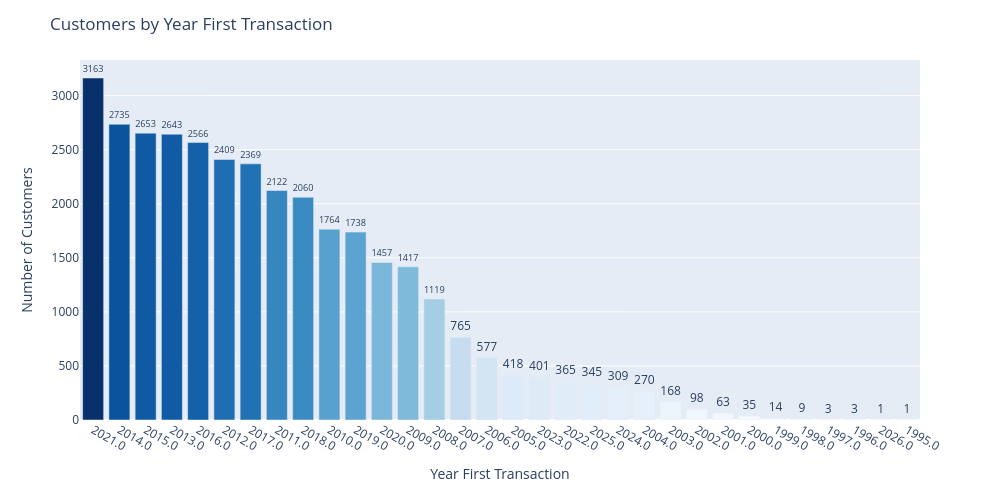

Here is the notebook cell this chart was saved with:
### Code cell
plot_category_counts(customer_info, 'year_first_transaction')

### Figure 1 — Plotly figure (JSON) as saved in the notebook; plotly's stock layout.template omitted (floating-point values rounded to 4 significant figures)
{"data": [{"alignmentgroup": "True", "hovertemplate": "year_first_transaction=%{x}<br>customers=%{marker.color}<extra></extra>", "legendgroup": "", "marker": {"color": [3163, 2735, 2653, 2643, 2566, 2409, 2369, 2122, 2060, 1764, 1738, 1457, 1417, 1119, 765, 577, 418, 401, 365, 345, 309, 270, 168, 98, 63, 35, 14, 9, 3, 3, 1, 1], "coloraxis": "coloraxis", "pattern": {"shape": ""}}, "name": "", "offsetgroup": "", "orientation": "v", "showlegend": false, "text": [3163, 2735, 2653, 2643, 2566, 2409, 2369, 2122, 2060, 1764, 1738, 1457, 1417, 1119, 765, 577, 418, 401, 365, 345, 309, 270, 168, 98, 63, 35, 14, 9, 3, 3, 1, 1], "textposition": "outside", "type": "bar", "x": ["2021.0", "2014.0", "2015.0", "2013.0", "2016.0", "2012.0", "2017.0", "2011.0", "2018.0", "2010.0", "2019.0", "2020.0", "2009.0", "2008.0", "2007.0", "2006.0", "2005.0", "2023.0", "2022.0", "2025.0", "2024.0", "2004.0", "2003.0", "2002.0", "2001.0", "2000.0", "1999.0", "1998.0", "1997.0", "1996.0", "2026.0", "1995.0"], "xaxis": "x", "y": [3163, 2735, 2653, 2643, 2566, 2409, 2369, 2122, 2060, 1764, 1738, 1457, 1417, 1119, 765, 577, 418, 401, 365, 345, 309, 270, 168, 98, 63, 35, 14, 9, 3, 3, 1, 1], "yaxis": "y"}], "layout": {"barmode": "relative", "coloraxis": {"colorbar": {"title": {"text": "customers"}}, "colorscale": [[0, "rgb(247,251,255)"], [0.125, "rgb(222,235,247)"], [0.25, "rgb(198,219,239)"], [0.375, "rgb(158,202,225)"], [0.5, "rgb(107,174,214)"], [0.625, "rgb(66,146,198)"], [0.75, "rgb(33,113,181)"], [0.875, "rgb(8,81,156)"], [1, "rgb(8,48,107)"]], "showscale": false}, "height": 500, "legend": {"tracegroupgap": 0}, "margin": {"t": 60}, "title": {"text": "Customers by Year First Transaction"}, "width": 1000, "xaxis": {"anchor": "y", "domain": [0, 1], "title": {"text": "Year First Transaction"}}, "yaxis": {"anchor": "x", "domain": [0, 1], "title": {"text": "Number of Customers"}}}}
